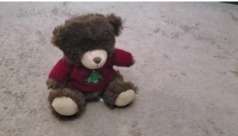
#> input picture paper/outputs/teddy.jpeg, 238 x 136 px
$ python compose-case-study-figure.py
#> lines starting #> are read from the running program, lines starting #| are printed output that depends on the picture
"""Builds fig6-case-study-validation.png: one of the CO3D teddybear input
photographs next to the reconstructed-and-refined mesh, so the qualitative
result can be judged against what the subject actually looks like.

Requires matplotlib + Pillow. Run from anywhere; writes into figures/ next to
this script. Source images live in outputs/ and are not regenerated by this
script -- swap them there if the case study changes.
"""

import os

import matplotlib

matplotlib.use("Agg")
import matplotlib.pyplot as plt
from matplotlib import image as mpimg

os.chdir(os.path.dirname(os.path.abspath(__file__)))

plt.rcParams["font.family"] = "serif"
plt.rcParams["font.serif"] = ["Georgia", "Times New Roman", "DejaVu Serif"]

input_img = mpimg.imread("outputs/teddy.jpeg")
#> input_img is the input picture: shape (136, 238, 3); mean R, G, B 144.6, 133, 131.7
render_img = mpimg.imread("outputs/blender-output.png")
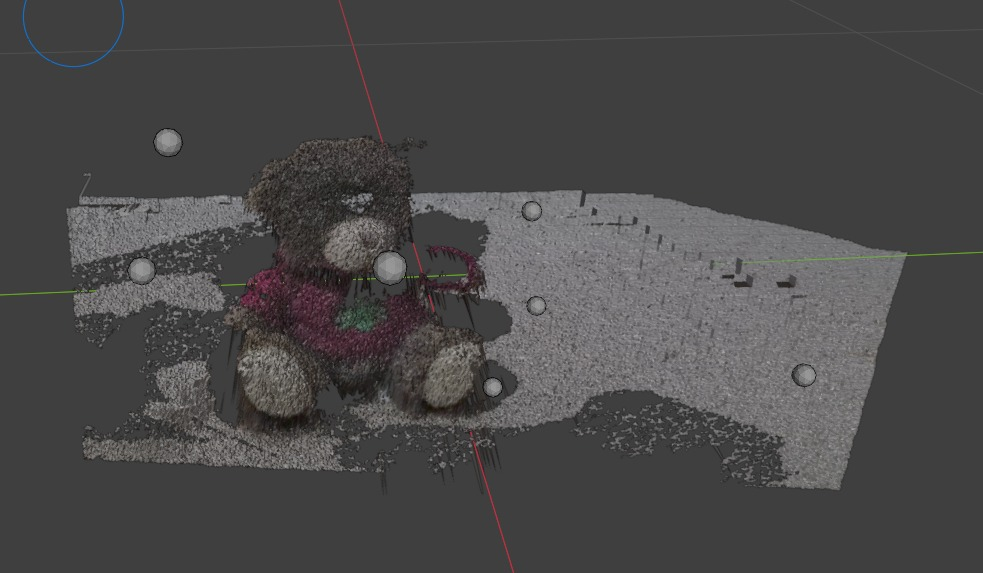
#> input picture paper/outputs/blender-output.png, 983 x 573 px
#> render_img is the input picture: shape (573, 983, 3) float32; mean R, G, B 0.291, 0.287, 0.288
aspect_a = input_img.shape[1] / input_img.shape[0]
#> aspect_a = 1.75
aspect_b = render_img.shape[1] / render_img.shape[0]
#> aspect_b = 1.72

# Panels sit side by side (a | b), not stacked. Both source images are
# landscape (~1.73 w/h), so stacking them gave a figure ~4.4 in tall at
# \columnwidth -- close to half a column for two small photographs. A row
# prints ~1.2 in for the same content. It also raises the effective
# resolution of the input photograph, which is only 238 px wide: at 3.3 in
# it printed at ~72 dpi, at 1.65 in it prints at ~145 dpi.
fig_w = 3.5
side_margin, top_margin, bottom_margin, gap, title_h = 0.04, 0.03, 0.04, 0.08, 0.17
img_w = (fig_w - 2 * side_margin - gap) / 2
height_a = img_w / aspect_a
#> height_a = 0.954
height_b = img_w / aspect_b
#> height_b = 0.973
row_h = max(height_a, height_b)
#> row_h = 0.973
fig_h = top_margin + row_h + title_h + bottom_margin
#> fig_h = 1.21

fig = plt.figure(figsize=(fig_w, fig_h), dpi=600)

# Laid out left to right in figure coordinates. Each panel keeps its own
# image's aspect ratio and is centred in the shared row height, so the two
# captions still line up along one baseline beneath the row.
y_row = bottom_margin + title_h
specs = [
    (side_margin, height_a, input_img, "(a) input capture (1 of 8 views)"),
    (side_margin + img_w + gap, height_b, render_img, "(b) reconstructed + refined mesh"),
]
for x_in, h_in, img, title in specs:
    y_in = y_row + (row_h - h_in) / 2
    ax = fig.add_axes([x_in / fig_w, y_in / fig_h, img_w / fig_w, h_in / fig_h])
    ax.imshow(img)
    ax.set_xticks([])
    ax.set_yticks([])
    for s in ax.spines.values():
        s.set_edgecolor("#94a3b8")
        s.set_linewidth(0.8)
    fig.text(
        (x_in + img_w / 2) / fig_w,
        (bottom_margin + title_h / 2) / fig_h,
        title,
        ha="center",
        va="center",
        fontsize=6,
        color="#0f172a",
    )
#> this loop made 2 passes
#> (x_in, h_in, title, y_in) on passes 1 to 2: (0.04, 0.954, '(a) input capture (1 of 8 views)', 0.22), (1.79, 0.973, '(b) reconstructed + refined mesh', 0.21)

fig.savefig("figures/fig6-case-study-validation.png", dpi=600, facecolor="white")
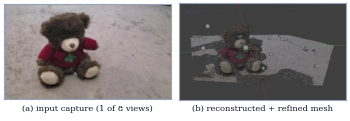
#> figure drawn by matplotlib, 2 panels
plt.close(fig)
print("wrote figures/fig6-case-study-validation.png (side by side)")
